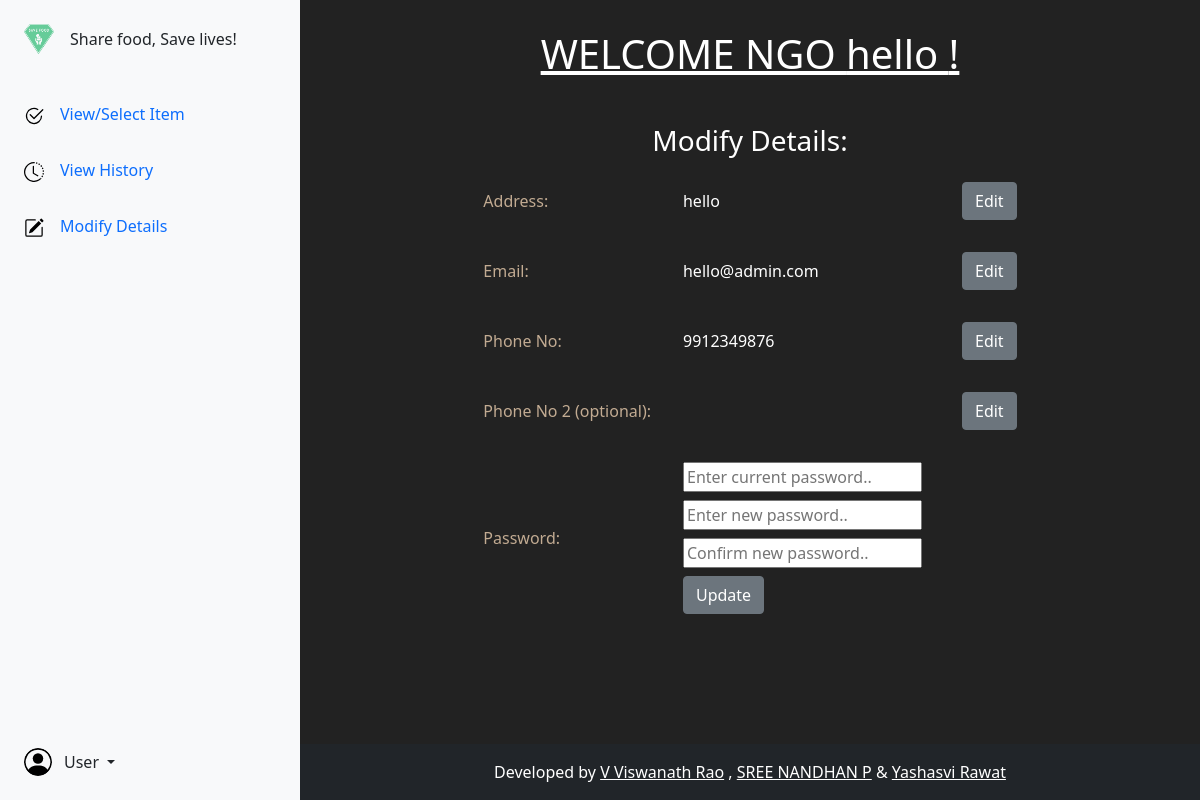
Screenshot of /ngo_modifydetails.php (signed in) with the database file from the repository.
### tables this page shows
CREATE TABLE `ngo_details` (
  `id` int(5) NOT NULL,
  `name` varchar(30) NOT NULL,
  `email` varchar(50) NOT NULL,
  `address` varchar(60) NOT NULL,
  `phno` varchar(10) NOT NULL,
  `phno2` varchar(10) DEFAULT NULL,
  `pass` varchar(70) NOT NULL,
  `city` varchar(30) NOT NULL
);

### ngo_modifydetails.php (the view, shortened to what this page needs)
<!doctype html>
<html lang="en">
<head>
    <link href="https://cdn.jsdelivr.net/npm/bootstrap@5.0.1/dist/css/bootstrap.min.css" rel="stylesheet"
>
    <link rel="stylesheet" href="css/common.css">
</head>
<body style="background-color: #222222;">
<?php
include 'dbcon.php';
$nid = $_SESSION['id'];
$details = "SELECT * FROM ngo_details WHERE id LIKE '$nid'";
    $dexe = mysqli_query($conn, $details);
    $assoc = mysqli_fetch_assoc($dexe);
    $vaddr = $assoc['address'];
    $vphno = $assoc['phno'];
    $vmail = $assoc['email'];
        ?>
    <div class="container-fluid overflow-hidden">
        <div class="row vh-100 overflow-auto">
            <?php include 'components/ngo_nav.php'; ?>
            <div class="col d-flex flex-column h-100">
                <main class="row">
                    <div class="col py-4" style="color: white;">
                    <div class="row welc">
                            <div class="col">WELCOME NGO <?php echo $_SESSION['username']; ?> !</div>
                    </div>
                        <center>
                            <h3>Modify Details:</h3>
                            <div class="table-responsive">
                                <table>
                                    <tr>
                                        <td>
                                            <span class="gold-color head">Address:</span>
                                        </td>
                                        <td>
                                            <span id="addr-val"><?php echo $vaddr; ?></span>
                                        </td>
                                        <td>
                                            <button class="btn btn-secondary" onclick="edit()">Edit</button>
                                        </td>
                                    </tr>
                                    <tr>
                                        <td>
                                            <span class="gold-color head">Email:</span>
                                        </td>
                                        <td>
                                            <span id="email-val"><?php echo $vmail; ?></span>
                                        </td>
                                        <td>
                                            <button class="btn btn-secondary" onclick="edit_email()">Edit</button>
                                        </td>
                                    </tr>
                                    <tr>
                                        <td>
                                            <span class="gold-color head">Phone No:</span>
                                        </td>
                                        <td>
                                            <span id="ph-val"><?php echo $vphno; ?></span>
                                        </td>
                                        <td>
                                            <button class="btn btn-secondary" onclick="edit_ph()">Edit</button>
                                        </td>
                                    </tr>
                                    <tr>
                                        <td>
                                            <span class="gold-color head">Phone No 2 (optional):</span>
                                        </td>
                                        <td>
                                        </td>
                                        <td>
                                            <button class="btn btn-secondary" onclick="edit_ph2()">Edit</button>
                                        </td>
                                    </tr>
                                    <tr>
                                        <td>
                                            <span class="gold-color head">Password:</span>
                                        </td>
                                        <td>
                                            <form method="POST" action="<?php echo htmlentities($_SERVER['PHP_SELF']); ?>">
                                            <input style="margin-bottom:0.5rem;" placeholder="Enter current password.." type="password" name="oldpass" required><br>
                                            <input style="margin-bottom:0.5rem;" placeholder="Enter new password.." type="password" name="pass" required><br>
                                            <input style="margin-bottom:0.5rem;" placeholder="Confirm new password.." type="password" name="cpass" required><br>
                                            <button class="btn btn-secondary" type="submit" name="subpass">Update</button></form>
                                        </td>
                                    </tr>
                                </table>
                            </div>
                        </center>
                    </div>
                </main>
                <footer class="row bg-dark text-white text-center p-3 mt-auto">
                    <div class="col"> Developed by <u>V Viswanath Rao</u> , <u>SREE NANDHAN P</u> & <u>Yashasvi Rawat</u> </div>
                </footer>
            </div>
        </div>
    </div>
</body>
</html>

### css/common.css (style rules this page uses)
.gold-color { color: #c2ab92!important; }
.welc { text-align:center!important; font-size:5vh!important; word-wrap:break-word!important; margin-bottom:1em!important; text-decoration:underline!important; }

### ngo_modifydetails.php (style rules this page uses)
html { scroll-behaviour: smooth !important; }
td { padding: 1em; }
#addr-val, #email-val, #ph-val, #ph2-val { word-break: break-all; }
input { max-width: 25vw; margin-right: 8px; }
.head { font-weight: 500; }

### rows the page displays
ngo_details: address "hello", email "hello@admin.com", phno "9912349876"

### other values shown
$_SESSION['username'] "hello"
